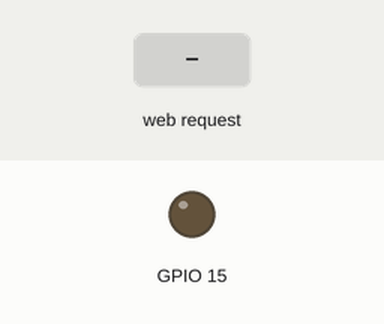
A sketch run on a simulated ESP32. On the bench: output pins drawn as LEDs (lit = HIGH). Inputs (shaded band) come from the test bench. WiFi joins after 1.5 s; servers stay silent unless stated; what the sketch prints to the serial monitor is not drawn.

Above: at 2.7 s.
2.8 s: HTTP request GET /Led_On received
At 3.6 s:
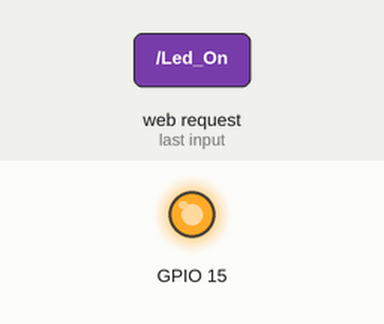
4.3 s: HTTP request GET /Led_Off received
At 4.8 s:
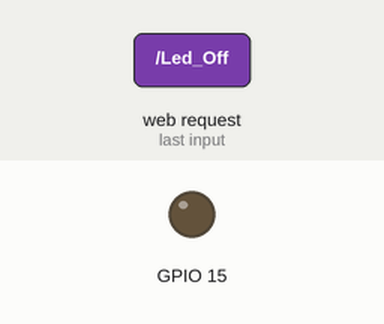
Timing chart, 0 to 7.3 s (numbered marks = the images above; inputs shaded):
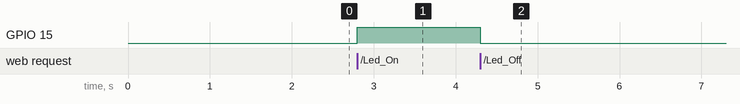

Measured:
- after the input at 2.8 s, GPIO 15: LOW → HIGH at once
- after the input at 4.3 s, GPIO 15: HIGH → LOW at once

The sketch:

webLed.ino
```cpp
#include <WiFi.h>
#include <WebServer.h>

WebServer server(80);

const char* ssid ="xxxxx";      // Replace with your Wi-Fi network name (SSID)
const char* password = "xxxxx"; // Replace with your Wi-Fi network password


String ledOn = "<a href=\"/Led_Off\"><button>Turn LED OFF</button></a>";
String ledOff = "<a href=\"/Led_On\"><button>Turn LED ON</button></a>";

void LedOn()
{
  digitalWrite(15, HIGH);
  server.send(200, "text/html", ledOn);
}

void LedOff()
{
  digitalWrite(15, LOW);
  server.send(200, "text/html", ledOff);
}

void setup() {
  Serial.begin(115200);
  WiFi.mode(WIFI_STA);
  WiFi.begin(ssid, password);

  while (WiFi.status() != WL_CONNECTED)
    delay(500);

  Serial.print("Local IP address: ");
  Serial.println(WiFi.localIP());

  server.on("/Led_On", LedOn);
  server.on("/Led_Off", LedOff);

  server.begin();

  pinMode(15, OUTPUT);

  digitalWrite(15, LOW);
}

void loop()
{
  server.handleClient();
  delay(1);
}
```
